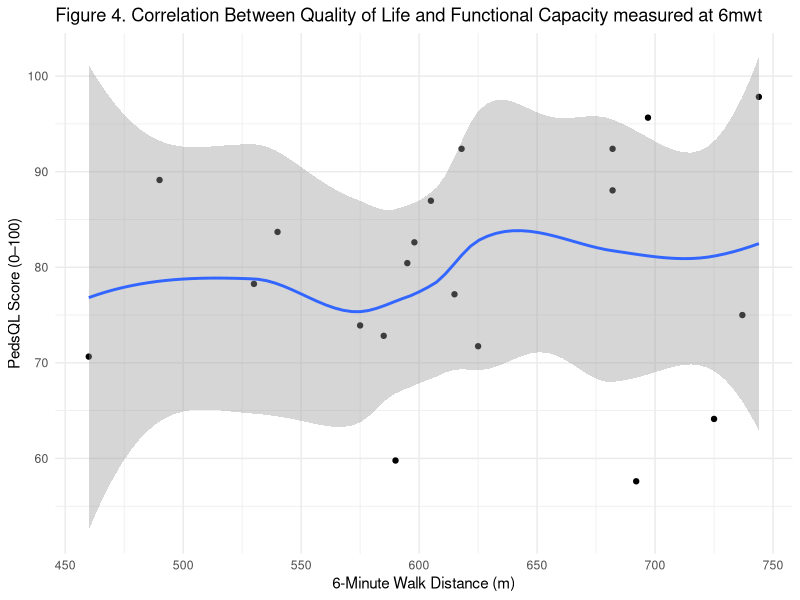
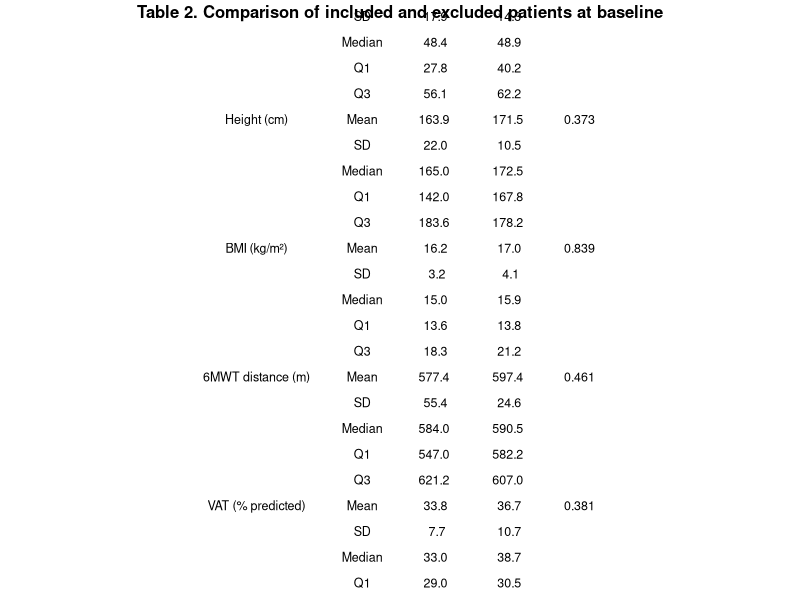
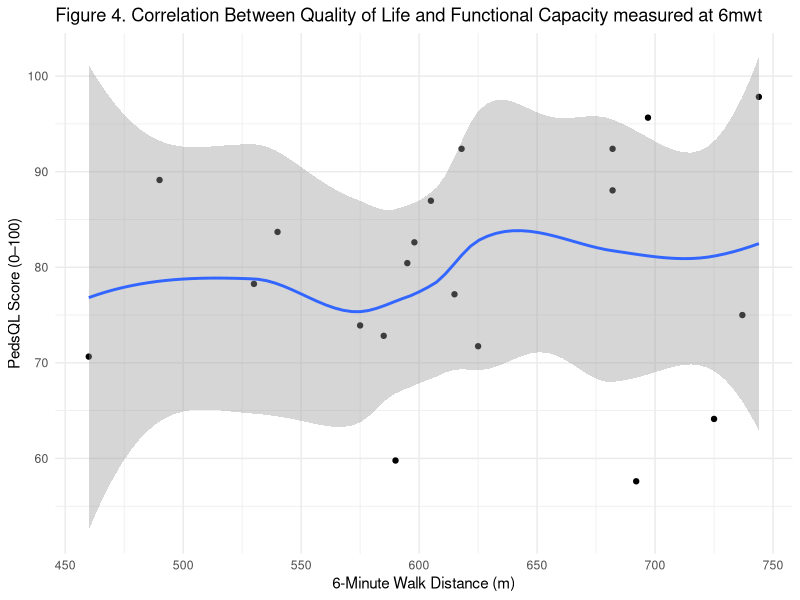

Recreate these plots in R, in order.
## ---- chunk 1
knitr::opts_chunk$set(echo = TRUE, warning = FALSE, message = FALSE)
## ---- chunk 2
# Load package
library(readxl)

# Import datasets
included_data <- read_excel("data/data_clean.xlsx")
excluded_data <- read_excel("data/data_excluded.xlsx")

# Check structure
str(included_data)
str(excluded_data)
## ---- chunk 3
library(dplyr)
library(gridExtra)
library(grid)

# Fonction descriptive
describe <- function(x) {
  data.frame(
    Statistic = c("Mean", "SD", "Median", "Q1", "Q3"),
    Value = c(
      mean(x, na.rm = TRUE),
      sd(x, na.rm = TRUE),
      median(x, na.rm = TRUE),
      quantile(x, 0.25, na.rm = TRUE),
      quantile(x, 0.75, na.rm = TRUE)
    )
  )
}

vars <- c("age", "weight_kg", "height_cm", "bmi_kg_cm2",
          "6minwt_distance_traveled_m_before",
          "vat_before",
          "pedsql_totalself_before")

labels <- c(
  "Age (years)",
  "Weight (kg)",
  "Height (cm)",
  "BMI (kg/m²)",
  "6MWT distance (m)",
  "VAT (% predicted)",
  "PedsQL score (0–100)"
)

table_list <- list()

for(i in seq_along(vars)) {
  
  var <- vars[i]
  
  x <- included_data[[var]]
  y <- excluded_data[[var]]
  
  # Remove NA (important pour le test)
  x_clean <- x[!is.na(x)]
  y_clean <- y[!is.na(y)]
  
  # Mann-Whitney
  p_val <- round(wilcox.test(x_clean, y_clean)$p.value, 3)
  
  inc <- describe(x)
  exc <- describe(y)
  
  df <- data.frame(
    Variable = c(labels[i], rep("", 4)),
    Statistic = inc$Statistic,
    Included = round(inc$Value, 1),
    Excluded = round(exc$Value, 1),
    p_value = c(p_val, rep("", 4))
  )
  
  table_list[[i]] <- df
}

table_final <- do.call(rbind, table_list)

# ---- SEX ----
p_sexe <- round(fisher.test(table(
  c(included_data$sexe, excluded_data$sexe),
  c(rep("Included", nrow(included_data)),
    rep("Excluded", nrow(excluded_data)))
))$p.value, 3)

sexe_inc <- table(included_data$sexe)
sexe_exc <- table(excluded_data$sexe)

sex_df <- data.frame(
  Variable = c("Sex (M/F)", rep("", length(sexe_inc)-1)),
  Statistic = names(sexe_inc),
  Included = as.numeric(sexe_inc),
  Excluded = as.numeric(sexe_exc),
  p_value = c(p_sexe, rep("", length(sexe_inc)-1))
)

table_final <- rbind(table_final, sex_df)

table_final

library(gridExtra)
library(grid)

# Ajuster hauteur automatiquement
n_rows <- nrow(table_final)

pdf(
  "figures/Table_2_Comparison_of_included_and_excluded_patients_at_baseline.pdf",
  width = 8,
  height = 1 + n_rows * 0.3   
)

# Table sans quadrillage
tg <- tableGrob(
  table_final,
  rows = NULL,
  theme = ttheme_minimal(  
    core = list(
      fg_params = list(fontsize = 9)
    ),
    colhead = list(
      fg_params = list(fontsize = 10, fontface = "bold")
    )
  )
)

grid.arrange(
  textGrob(
    "Table 2. Comparison of included and excluded patients at baseline",
    gp = gpar(fontsize = 12, fontface = "bold")
  ),
  tg,
  ncol = 1,
  heights = c(0.2, 5)  
)

dev.off()
## ---- chunk 4

# Paired Wilcoxon test
wilcox_test <- wilcox.test(
  included_data$`6minwt_distance_traveled_m_after`,
  included_data$`6minwt_distance_traveled_m_before`,
  paired = TRUE,
  exact = TRUE
)
wilcox_test

## ---- chunk 5
# Spearman correlation
cor_test <- cor.test(
  included_data$`6minwt_distance_traveled_m_after`,
  included_data$pedsql_totalself_after,
  method = "spearman"
)

cor_test

# Viewing
library(ggplot2)

# Create plot
p_corr <- ggplot(included_data, aes(
  x = `6minwt_distance_traveled_m_after`,
  y = pedsql_totalself_after
)) +
  geom_point() +
  geom_smooth(method = "loess", se = TRUE) +
  xlab("6-Minute Walk Distance (m)") +
  ylab("PedsQL Score (0–100)") +
  ggtitle("Figure 4. Correlation Between Quality of Life and Functional Capacity measured at 6mwt ") +
  theme_minimal()

p_corr

# Export PDF
ggsave(
  "figures/Figure_4_Correlation_PedsQL_6MWT.pdf",
  plot = p_corr,
  width = 6,
  height = 4
)
